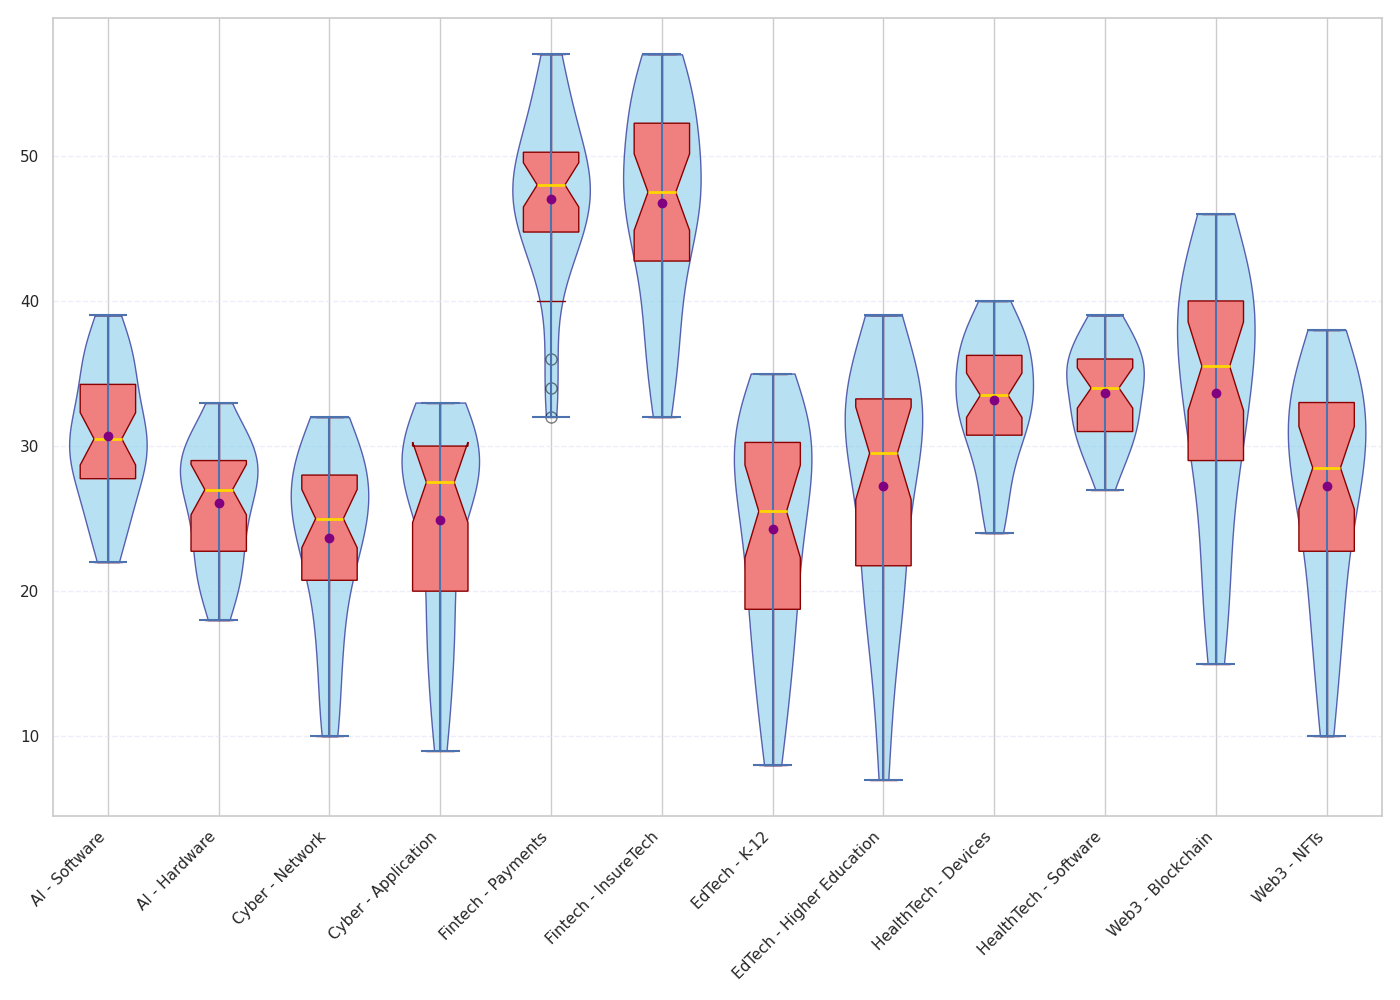

Reproduce this figure in Python.
import matplotlib.pyplot as plt
import numpy as np

sectors = ['AI - Software', 'AI - Hardware', 'Cyber - Network', 'Cyber - Application', 
           'Fintech - Payments', 'Fintech - InsureTech', 'EdTech - K-12', 'EdTech - Higher Education',
           'HealthTech - Devices', 'HealthTech - Software', 'Web3 - Blockchain', 'Web3 - NFTs']

ai_software_growth = [22, 24, 23, 25, 27, 30, 28, 25, 27, 26, 29, 31,
                      28, 32, 29, 30, 31, 33, 30, 31, 35, 29, 34, 37, 36, 35, 33, 32, 36, 37, 38, 39]
ai_hardware_growth = [18, 19, 22, 20, 21, 25, 24, 22, 23, 24, 20, 26,
                      27, 29, 22, 28, 30, 26, 28, 25, 27, 29, 31, 30, 32, 29, 31, 28, 30, 33, 29, 27]

cyber_network_growth = [10, 12, 11, 15, 18, 17, 16, 20, 22, 25, 27, 28,
                        26, 23, 22, 24, 26, 25, 23, 21, 25, 28, 29, 30, 31, 29, 32, 30, 31, 28, 26, 27]
cyber_app_growth = [9, 11, 13, 14, 16, 20, 17, 18, 20, 21, 24, 26,
                    27, 28, 29, 30, 28, 27, 26, 29, 32, 31, 33, 30, 29, 31, 32, 33, 30, 28, 29, 27]

fintech_payments_growth = [36, 34, 32, 40, 45, 43, 47, 44, 48, 45, 46, 49,
                           42, 44, 46, 48, 50, 47, 45, 49, 51, 53, 50, 48, 52, 55, 57, 54, 56, 52, 49, 48]
fintech_insuretech_growth = [38, 39, 35, 32, 34, 37, 40, 42, 45, 48, 44, 43,
                             46, 45, 47, 50, 53, 55, 52, 54, 56, 53, 57, 56, 55, 51, 50, 48, 47, 46, 48, 50]

edtech_k12_growth = [8, 10, 12, 15, 18, 16, 13, 17, 19, 22, 20, 21,
                     23, 25, 24, 26, 28, 30, 27, 25, 29, 31, 34, 32, 28, 30, 29, 33, 31, 35, 33, 32]
edtech_higher_growth = [7, 11, 14, 16, 19, 21, 23, 18, 20, 24, 27, 25,
                        22, 28, 29, 30, 32, 34, 33, 35, 37, 36, 31, 33, 38, 39, 34, 31, 30, 29, 32, 35]

healthtech_devices_growth = [25, 26, 24, 28, 29, 30, 27, 31, 34, 32, 30, 33,
                             36, 37, 35, 34, 38, 40, 39, 37, 35, 36, 31, 33, 32, 37, 39, 38, 36, 34, 32, 33]
healthtech_software_growth = [27, 29, 30, 28, 31, 32, 33, 35, 37, 36, 35, 38,
                              39, 37, 36, 35, 34, 33, 32, 31, 30, 29, 34, 32, 35, 37, 38, 39, 36, 35, 33, 31]

web3_blockchain_growth = [15, 17, 19, 21, 24, 23, 26, 29, 33, 32, 31, 30,
                          29, 34, 32, 35, 37, 36, 39, 38, 40, 42, 45, 43, 44, 46, 41, 39, 38, 37, 42, 40]
web3_nfts_growth = [10, 13, 14, 17, 19, 18, 20, 22, 26, 25, 24, 23,
                    28, 27, 29, 32, 31, 30, 28, 27, 30, 33, 34, 36, 38, 37, 35, 33, 32, 31, 34, 36]

growth_data = [
    ai_software_growth, ai_hardware_growth,
    cyber_network_growth, cyber_app_growth,
    fintech_payments_growth, fintech_insuretech_growth,
    edtech_k12_growth, edtech_higher_growth,
    healthtech_devices_growth, healthtech_software_growth,
    web3_blockchain_growth, web3_nfts_growth
]

fig, ax = plt.subplots(figsize=(14, 10))

bp = ax.boxplot(growth_data, vert=True, notch=True, patch_artist=True,
                boxprops=dict(facecolor='lightcoral', color='darkred'),
                whiskerprops=dict(color='darkred'),
                capprops=dict(color='darkred'),
                medianprops=dict(color='gold', linewidth=2),
                flierprops=dict(marker='o', color='darkred', markersize=8, alpha=0.5))

parts = ax.violinplot(growth_data, showmeans=False, showmedians=False, widths=0.7)
for pc in parts['bodies']:
    pc.set_facecolor('skyblue')
    pc.set_edgecolor('navy')
    pc.set_alpha(0.6)

means = [np.mean(data) for data in growth_data]
ax.scatter(range(1, len(means) + 1), means, color='purple', zorder=3)

ax.yaxis.grid(True, linestyle='--', which='major', color='lavender', alpha=0.7)

ax.set_xticks(range(1, len(sectors) + 1))
ax.set_xticklabels(sectors, rotation=45, ha='right')

plt.tight_layout()
plt.show()
